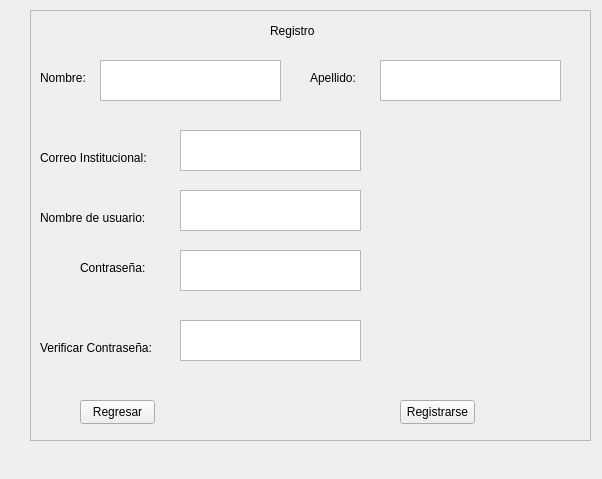
<?xml version="1.0" encoding="UTF-8"?>
<ui version="4.0">
 <class>Registro</class>
 <widget class="QWidget" name="Registro">
  <property name="geometry">
   <rect>
    <x>0</x>
    <y>0</y>
    <width>602</width>
    <height>479</height>
   </rect>
  </property>
  <property name="windowTitle">
   <string>Form</string>
  </property>
  <widget class="QFrame" name="frame">
   <property name="geometry">
    <rect>
     <x>30</x>
     <y>10</y>
     <width>561</width>
     <height>431</height>
    </rect>
   </property>
   <property name="frameShape">
    <enum>QFrame::StyledPanel</enum>
   </property>
   <property name="frameShadow">
    <enum>QFrame::Raised</enum>
   </property>
   <widget class="QLabel" name="label">
    <property name="geometry">
     <rect>
      <x>240</x>
      <y>0</y>
      <width>71</width>
      <height>41</height>
     </rect>
    </property>
    <property name="text">
     <string>Registro</string>
    </property>
   </widget>
   <widget class="QLabel" name="label_2">
    <property name="geometry">
     <rect>
      <x>10</x>
      <y>60</y>
      <width>49</width>
      <height>16</height>
     </rect>
    </property>
    <property name="text">
     <string>Nombre:</string>
    </property>
   </widget>
   <widget class="QLabel" name="label_3">
    <property name="geometry">
     <rect>
      <x>280</x>
      <y>60</y>
      <width>49</width>
      <height>16</height>
     </rect>
    </property>
    <property name="text">
     <string>Apellido:</string>
    </property>
   </widget>
   <widget class="QLabel" name="label_4">
    <property name="geometry">
     <rect>
      <x>10</x>
      <y>140</y>
      <width>111</width>
      <height>16</height>
     </rect>
    </property>
    <property name="text">
     <string>Correo Institucional:</string>
    </property>
   </widget>
   <widget class="QLabel" name="label_5">
    <property name="geometry">
     <rect>
      <x>50</x>
      <y>250</y>
      <width>71</width>
      <height>16</height>
     </rect>
    </property>
    <property name="text">
     <string>Contraseña:</string>
    </property>
   </widget>
   <widget class="QLabel" name="label_6">
    <property name="geometry">
     <rect>
      <x>10</x>
      <y>330</y>
      <width>121</width>
      <height>16</height>
     </rect>
    </property>
    <property name="text">
     <string>Verificar Contraseña:</string>
    </property>
   </widget>
   <widget class="QLabel" name="label_7">
    <property name="geometry">
     <rect>
      <x>10</x>
      <y>200</y>
      <width>111</width>
      <height>16</height>
     </rect>
    </property>
    <property name="text">
     <string>Nombre de usuario:</string>
    </property>
   </widget>
   <widget class="QTextEdit" name="textEdit">
    <property name="geometry">
     <rect>
      <x>70</x>
      <y>50</y>
      <width>181</width>
      <height>41</height>
     </rect>
    </property>
   </widget>
   <widget class="QTextEdit" name="textEdit_2">
    <property name="geometry">
     <rect>
      <x>350</x>
      <y>50</y>
      <width>181</width>
      <height>41</height>
     </rect>
    </property>
   </widget>
   <widget class="QTextEdit" name="textEdit_3">
    <property name="geometry">
     <rect>
      <x>150</x>
      <y>120</y>
      <width>181</width>
      <height>41</height>
     </rect>
    </property>
   </widget>
   <widget class="QTextEdit" name="textEdit_4">
    <property name="geometry">
     <rect>
      <x>150</x>
      <y>180</y>
      <width>181</width>
      <height>41</height>
     </rect>
    </property>
   </widget>
   <widget class="QTextEdit" name="textEdit_5">
    <property name="geometry">
     <rect>
      <x>150</x>
      <y>240</y>
      <width>181</width>
      <height>41</height>
     </rect>
    </property>
   </widget>
   <widget class="QTextEdit" name="textEdit_6">
    <property name="geometry">
     <rect>
      <x>150</x>
      <y>310</y>
      <width>181</width>
      <height>41</height>
     </rect>
    </property>
   </widget>
   <widget class="QPushButton" name="pushButton">
    <property name="geometry">
     <rect>
      <x>50</x>
      <y>390</y>
      <width>75</width>
      <height>24</height>
     </rect>
    </property>
    <property name="text">
     <string>Regresar</string>
    </property>
   </widget>
   <widget class="QPushButton" name="pushButton_2">
    <property name="geometry">
     <rect>
      <x>370</x>
      <y>390</y>
      <width>75</width>
      <height>24</height>
     </rect>
    </property>
    <property name="text">
     <string>Registrarse</string>
    </property>
   </widget>
  </widget>
 </widget>
 <resources/>
 <connections/>
</ui>
